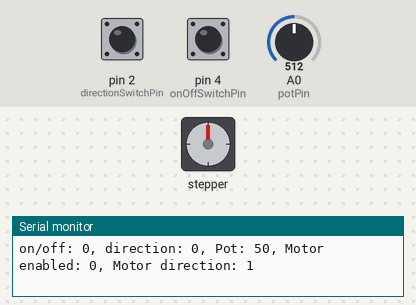
The sketch below on a simulated Arduino Uno, built with avr-gcc and run on an emulated ATmega328P. On the bench: stepper motor, the last lines printed to the serial monitor. The test bench sets the inputs (shaded band); at power-on: pin 4 (onOffSwitchPin) LOW, A0 (potPin) = 512, pin 2 (directionSwitchPin) LOW. Stepper angles assume 100 steps per turn.

Above: at 1.2 s.
1.3 s: pin 4 (onOffSwitchPin) pulled HIGH for 0.15 s
At 1.52 s:
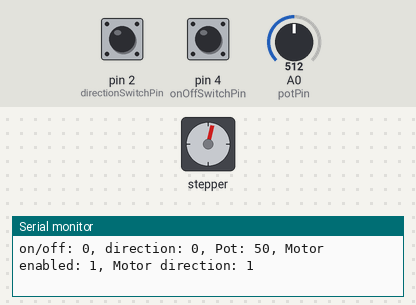
At 1.9 s:
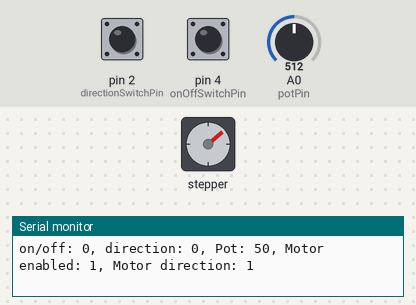
4.3 s: A0 (potPin) set to 208
7.3 s: A0 (potPin) set to 186
10.3 s: pin 4 (onOffSwitchPin) pulled HIGH for 1 s
At 11.6 s:
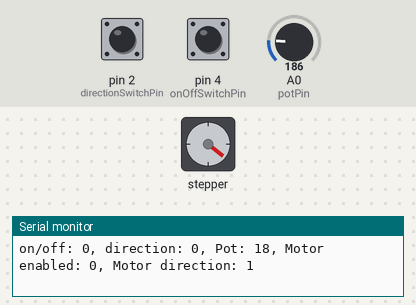
14.3 s: pin 4 (onOffSwitchPin) pulled HIGH for 0.15 s
At 14.53 s:
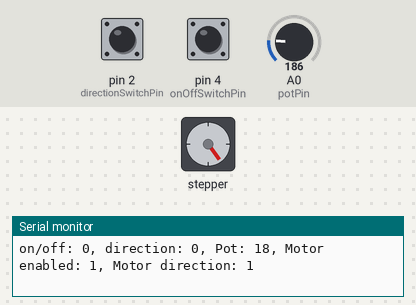
17.4 s: A0 (potPin) set to 122
Timing chart, 0 to 21.4 s (numbered marks = the images above; inputs shaded):
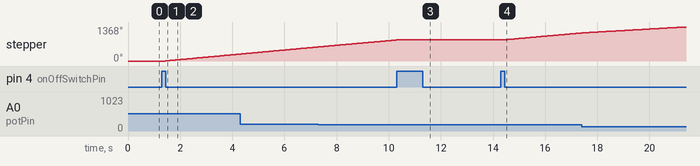

The sketch:

zoetrope.ino
```cpp
#include <Stepper.h>

Stepper myStepper(100, 8, 10, 9, 11);

const int potPin = A0;
const int onOffSwitchPin = 4;
const int directionSwitchPin = 2;

int onOffState = 0;
int prevOnOffState = 0;
int directionState = 0;
int prevDirectionState = 0;

int motorEnabled = 0;
int motorSpeed = 0;
int motorDirection = 1;

void setup() {
  pinMode(onOffSwitchPin, INPUT);
  pinMode(directionSwitchPin, INPUT);

  myStepper.setSpeed(30);
  Serial.begin(9600);
}

void loop() {
  onOffState = digitalRead(onOffSwitchPin);
  delay(1);
  directionState = digitalRead(directionSwitchPin);

  int potValue = analogRead(potPin);

  if (onOffState != prevOnOffState && onOffState == HIGH) {
    motorEnabled = !motorEnabled;
  }

  if (directionState != prevDirectionState && directionState == HIGH) {
    motorDirection = !motorDirection;
  }

  Serial.print("on/off: ");
  Serial.print(onOffState);
  Serial.print(", direction: ");
  Serial.print(directionState);
  Serial.print(", Pot: ");
  Serial.print(motorSpeed);
  Serial.print(", Motor enabled: ");
  Serial.print(motorEnabled);
  Serial.print(", Motor direction: ");
  Serial.println(motorDirection);

  // myStepper.setSpeed(map(motorSpeed, 0, 1023, 0, 10));
  motorSpeed = map(potValue, 0, 1023, 0, 100);

  if (motorEnabled == 1) {
    if (motorSpeed > 0) {
      myStepper.setSpeed(motorSpeed);
    }
    if (motorDirection == 1) {
      myStepper.step(2);
    } else {
      myStepper.step(-2);
    }
    delay(2);
  }

  prevDirectionState = directionState;
  prevOnOffState = onOffState;
}
```

Measured:
- after the input at 1.3 s, stepper: keeps turning clockwise at about 98°/s, starting after 0.13 s
- after the input at 10.3 s, stepper: goes on until 10.3 s, then stays 849°
- after the input at 14.3 s, stepper: keeps turning clockwise at about 94°/s, starting after 0.12 s
